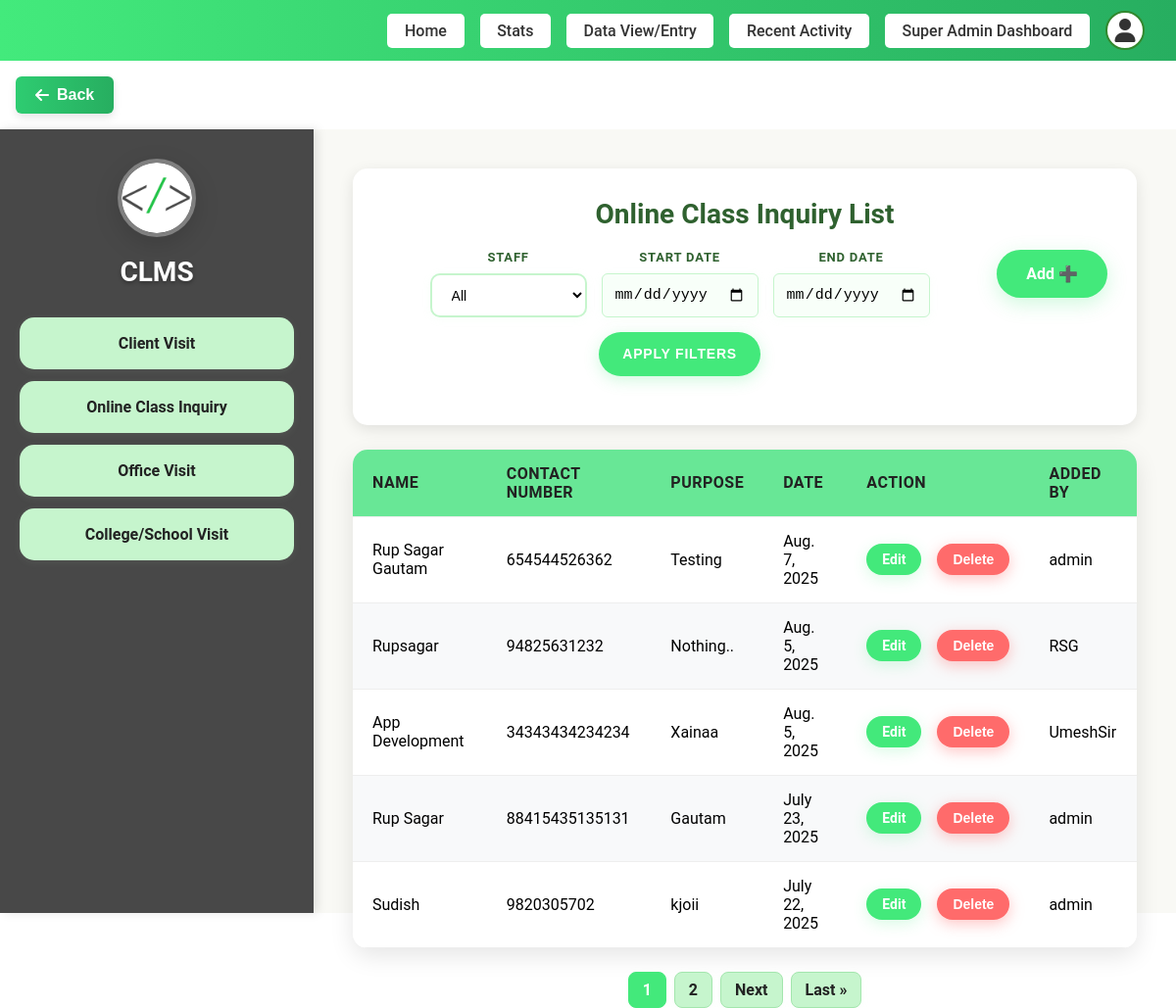
The page /add-dashboard/online-class/list/ (signed in) on the database as committed earlier.
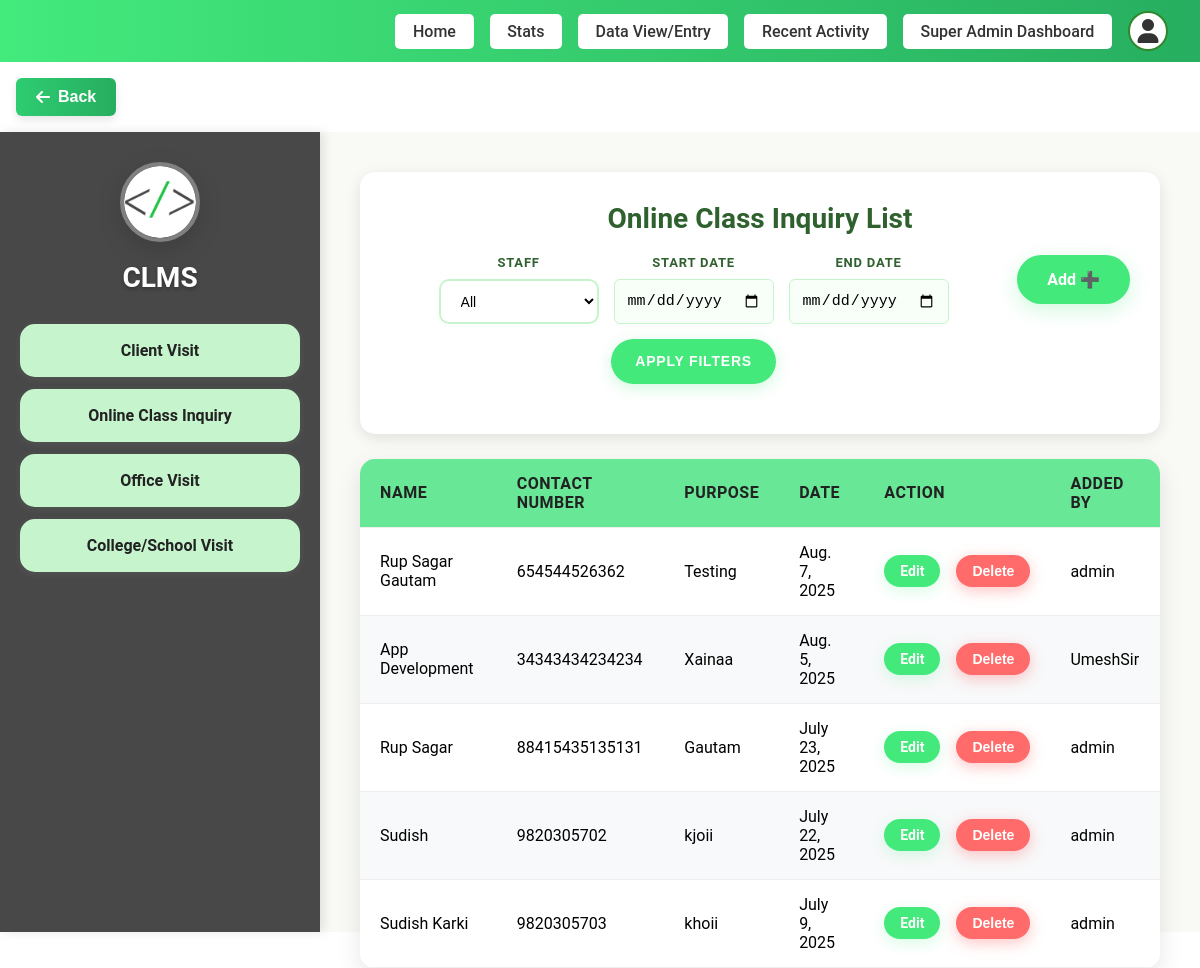
The same page on the database as committed later.
### staff/models.py (models this page shows, shortened)
class OnlineClassInquiry(models.Model):
    user = models.ForeignKey(User, on_delete=models.CASCADE)
    name = models.CharField(max_length=100)
    contact = models.CharField(max_length=20)
    purpose = models.CharField(max_length=255)
    date = models.DateField()

### staff/views.py (the view)
# urls.py: path('online-class/list/', views.online_class_list, name='online_class_list'),
@login_required
def online_class_list(request):
    if request.user.is_superuser:
        online_classes = OnlineClassInquiry.objects.all().order_by('-date')
        staff_filter = request.GET.get('staff')
        if staff_filter and staff_filter != 'all':
            online_classes = online_classes.filter(user_id=staff_filter)
        start_date = request.GET.get('start_date')
        end_date = request.GET.get('end_date')
        if start_date:
            try:
                start_date = datetime.strptime(start_date, '%Y-%m-%d').date()
                online_classes = online_classes.filter(date__gte=start_date)
            except ValueError:
                pass
        if end_date:
            try:
                end_date = datetime.strptime(end_date, '%Y-%m-%d').date()
                online_classes = online_classes.filter(date__lte=end_date)
            except ValueError:
                pass
        staff_users = User.objects.filter(is_staff=True).order_by('username')
    else:
        online_classes = OnlineClassInquiry.objects.filter(user=request.user).order_by('-date')
        staff_users = None
    paginator = Paginator(online_classes, 5)  # Show 5 items per page
    page = request.GET.get('page')
    try:
        online_classes = paginator.page(page)
    except PageNotAnInteger:
        online_classes = paginator.page(1)
    except EmptyPage:
        online_classes = paginator.page(paginator.num_pages)
    return render(request, 'pages/staff/Online_Class.html', {
        'online_classes': online_classes,
        'staff_users': staff_users,
        'current_filters': {
            'staff': request.GET.get('staff', ''),
            'start_date': request.GET.get('start_date', ''),
            'end_date': request.GET.get('end_date', ''),
        }
    })

### templates/pages/staff/Online_Class.html (shortened to what this page needs)
{% load static %}
<!DOCTYPE html>
<html lang="en">
<head>
  <link rel="stylesheet" href="{% static 'css/Visit.css' %}?v=1.2">
  <link rel="stylesheet" href="{% static 'css/dltvisit.css' %}?v=1.2">
</head>
{% include "layouts/header.html" %}
<body>
  <div class="container">
    <div class="sidebar">
      <div class="logo">
        <a href="{% url 'add_dashboard' %}">
         <img src="{% static 'assets/favicon.png' %}" alt="Logo">
        </a>
      </div>
      <h2>CLMS</h2>
      <ul>
        <li><a href="{% url 'client_visit_list' %}">Client Visit</a></li>
        <li><a href="{% url 'online_class_list' %}">Online Class Inquiry</a></li>
        <li><a href="{% url 'office_visit_list' %}">Office Visit</a></li>
        <li><a href="{% url 'college_visit_list' %}">College/School Visit</a></li>
      </ul>
    </div>
    <div class="main-content">
      <div class="header">
        <h2>Online Class Inquiry List</h2>
        <div class="header-controls">
          <a href="{% url 'add_dashboard' %}" class="add-btn">Add ➕</a>
          {% if user.is_superuser and staff_users %}
          <div class="filter-container">
            <form method="GET" class="filter-form" style="display: flex; align-items: center; gap: 15px; flex-wrap: wrap;">
              <div class="filter-item">
                <label for="staff">Staff</label>
                <select name="staff" id="staff">
                  <option value="all" {% if current_filters.staff == 'all' or not current_filters.staff %}selected{% endif %}>All</option>
                </select>
              </div>
              <div class="filter-item">
                <label for="start_date">Start Date</label>
                <input type="date" name="start_date" id="start_date" value="{{ current_filters.start_date }}" placeholder="yyyy-mm-dd">
              </div>
              <div class="filter-item">
                <label for="end_date">End Date</label>
                <input type="date" name="end_date" id="end_date" value="{{ current_filters.end_date }}" placeholder="yyyy-mm-dd">
              </div>
              <button type="submit" class="apply-btn">Apply Filters</button>
            </form>
          </div>
          {% endif %}
        </div>
      </div>
      <table>
        <thead>
          <tr>
            <th>Name</th>
            <th>Contact Number</th>
            <th>Purpose</th>
            <th>Date</th>
            <th>Action</th>
            <th>Added By</th>
          </tr>
        </thead>
        <tbody>
          {% for inquiry in online_classes %}
          <tr class="{% cycle 'white-row' 'green-row' %}">
            <td>{{ inquiry.name }}</td>
            <td>{{ inquiry.contact }}</td>
            <td>{{ inquiry.purpose }}</td>
            <td>{{ inquiry.date }}</td>
            <td>
              <div class="action-buttons">
                <a href="{% url 'edit_online' inquiry.id %}" class="edit-btn">Edit</a>
                <button class="delete-btn" onclick="showOnlineClassDeleteConfirmation('{{ inquiry.id }}', '{{ inquiry.name }}')">Delete</button>
              </div>
            </td>
            <td>{{ inquiry.user.username }}</td>
          </tr>
          {% empty %}
          <tr>
            <td colspan="5">No online class inquiries available.</td>
          </tr>
          {% endfor %}
        </tbody>
      </table>
      {% if online_classes.has_other_pages %}
      <div class="pagination">
        {% for num in online_classes.paginator.page_range %}
          {% if online_classes.number == num %}
            <span class="current">{{ num }}</span>
          {% elif num > online_classes.number|add:'-3' and num < online_classes.number|add:'3' %}
            <a href="?page={{ num }}">{{ num }}</a>
          {% endif %}
        {% endfor %}
        {% if online_classes.has_next %}
          <a href="?page={{ online_classes.next_page_number }}">Next</a>
          <a href="?page={{ online_classes.paginator.num_pages }}">Last &raquo;</a>
        {% endif %}
      </div>
      {% endif %}
    </div>
  </div>
</body>
</html>

### templates/layouts/header.html (shortened to what this page needs)
<!DOCTYPE html>
<html lang="en">
<head>
    <link rel="stylesheet" href="/static/css/home.css">
    <link rel="stylesheet" href="https://cdnjs.cloudflare.com/ajax/libs/font-awesome/6.4.0/css/all.min.css">
</head>
<body>
    <div class="top-bar-head">
        {% if user.is_superuser %}
            <a href="/" class="stats-btn-head">Home</a>
            {% endif %}
            <a href="/dashboard" class="stats-btn-head">Stats</a>
        {% if user.is_staff or user.is_superuser %}
        <a href="/add-dashboard" class="stats-btn-head">Data View/Entry</a>
        {% endif %}
        {% if user.is_superuser %}
            <a href="/recent-activity" class="stats-btn-head">Recent Activity</a>
            <a href="/admin" class="dashboard-btn-head">Super Admin Dashboard</a>
        {% endif %}
        <div class="profile-dropdown" id="profileDropdown">
            <div class="profile-icon" onclick="toggleDropdown()">
               <i class="fa-solid fa-user"></i>
            </div>
        </div>
    </div>
{% if request.path != "/" %}
<div class="go-back-container">
    <button class="go-back-btn" onclick="goBack()">
        <i class="fa-solid fa-arrow-left"></i> Back
    </button>
</div>
{% endif %}
</body>
</html>

### static/css/dltvisit.css (style rules this page uses)
.action-buttons { display: flex; gap: 8px; align-items: center; justify-content: flex-start; }
.edit-btn, .delete-btn { display: inline-block !important; vertical-align: middle; }
td:last-child { white-space: nowrap; }

### static/css/home.css (style rules this page uses)
body { background: #fff; margin: 0; font-family: 'Roboto', Arial, sans-serif; }
.top-bar-head { width: 100%; background: linear-gradient(90deg, #43ea7c 0%, #27ae60 100%); color: #fff; display: flex; align-items: center; justify-content: flex-end; padding: 0.7rem 2rem 0.7rem 1rem; box-sizing: border-box; position: relative; }
.top-bar-head .dashboard-btn-head, .top-bar-head .stats-btn-head { background: #fff; color: #333; border: none; border-radius: 5px; padding: 0.5rem 1.1rem; margin-right: 1rem; font-weight: 500; font-size: 1rem; cursor: pointer; transition: background 0.2s, color 0.2s; text-decoration: none; display: inline-block; transition: 300ms; }
.profile-dropdown { position: relative; display: inline-block; }
.profile-icon { width: 40px; height: 40px; border-radius: 50%; background: #fff; color: #333; display: flex; align-items: center; justify-content: center; font-size: 1.5rem; cursor: pointer; border: 2px solid #31882e; transition: box-shadow 0.2s; }
.go-back-btn { background: linear-gradient(90deg, #2ecc71, #27ae60); color: white; padding: 10px 20px; margin: 1rem; border: none; border-radius: 6px; font-size: 1rem; font-weight: 600; cursor: pointer; display: inline-flex; align-items: center; gap: 0.5rem; box-shadow: 0 4px 8px rgba(0, 0, 0, 0.1); transition: all 0.3s ease; }

Rows that differ between the two databases and show on the page:
removed OnlineClassInquiry: name "Rupsagar", contact "94825631232", purpose "Nothing..", date "Aug. 5, 2025", user.username "RSG"
now on this page (row unchanged): OnlineClassInquiry: name "Sudish Karki", contact "9820305703", purpose "khoii", date "July 9, 2025", user.username "admin"
Other text that changed with them:
list line gone: "1"
list line gone: "2"
text no longer shown: "Next Last »"
